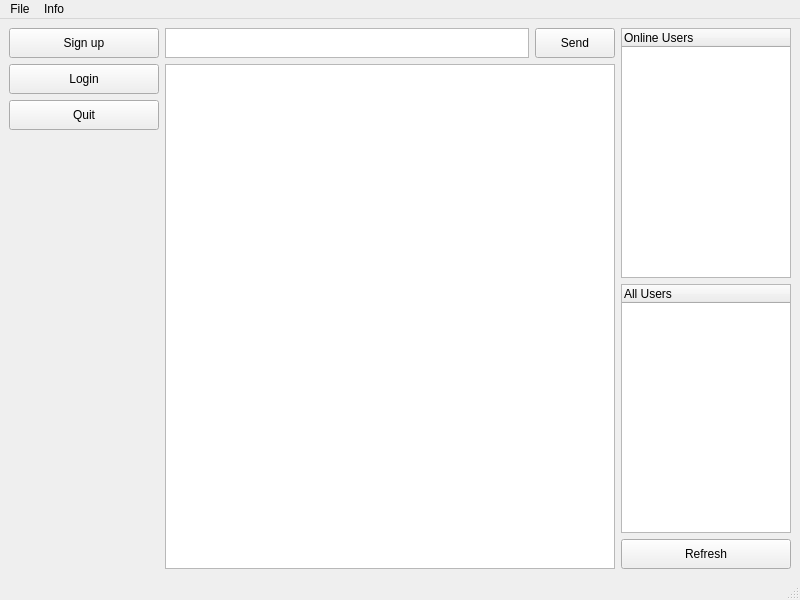
<?xml version="1.0" encoding="UTF-8"?>
<ui version="4.0">
 <class>MainWindow</class>
 <widget class="QMainWindow" name="MainWindow">
  <property name="geometry">
   <rect>
    <x>0</x>
    <y>0</y>
    <width>800</width>
    <height>600</height>
   </rect>
  </property>
  <property name="windowTitle">
   <string>MainWindow</string>
  </property>
  <widget class="QWidget" name="centralwidget">
   <layout class="QHBoxLayout" name="horizontalLayout">
    <item>
     <layout class="QVBoxLayout" name="verticalLayout">
      <item>
       <widget class="QPushButton" name="signButton">
        <property name="sizePolicy">
         <sizepolicy hsizetype="Minimum" vsizetype="Minimum">
          <horstretch>0</horstretch>
          <verstretch>0</verstretch>
         </sizepolicy>
        </property>
        <property name="minimumSize">
         <size>
          <width>150</width>
          <height>30</height>
         </size>
        </property>
        <property name="text">
         <string>Sign up</string>
        </property>
       </widget>
      </item>
      <item>
       <widget class="QPushButton" name="loginButton">
        <property name="sizePolicy">
         <sizepolicy hsizetype="Minimum" vsizetype="Minimum">
          <horstretch>0</horstretch>
          <verstretch>0</verstretch>
         </sizepolicy>
        </property>
        <property name="minimumSize">
         <size>
          <width>150</width>
          <height>30</height>
         </size>
        </property>
        <property name="text">
         <string>Login</string>
        </property>
       </widget>
      </item>
      <item>
       <widget class="QPushButton" name="quitButton">
        <property name="minimumSize">
         <size>
          <width>150</width>
          <height>30</height>
         </size>
        </property>
        <property name="text">
         <string>Quit</string>
        </property>
       </widget>
      </item>
      <item>
       <spacer name="verticalSpacer">
        <property name="orientation">
         <enum>Qt::Vertical</enum>
        </property>
        <property name="sizeHint" stdset="0">
         <size>
          <width>20</width>
          <height>40</height>
         </size>
        </property>
       </spacer>
      </item>
     </layout>
    </item>
    <item>
     <layout class="QVBoxLayout" name="verticalLayout_5">
      <item>
       <layout class="QHBoxLayout" name="horizontalLayout_2">
        <item>
         <widget class="QTextEdit" name="sendBar">
          <property name="sizePolicy">
           <sizepolicy hsizetype="Expanding" vsizetype="Fixed">
            <horstretch>0</horstretch>
            <verstretch>0</verstretch>
           </sizepolicy>
          </property>
          <property name="minimumSize">
           <size>
            <width>0</width>
            <height>30</height>
           </size>
          </property>
         </widget>
        </item>
        <item>
         <widget class="QPushButton" name="sendButton">
          <property name="sizePolicy">
           <sizepolicy hsizetype="Fixed" vsizetype="Maximum">
            <horstretch>0</horstretch>
            <verstretch>0</verstretch>
           </sizepolicy>
          </property>
          <property name="minimumSize">
           <size>
            <width>50</width>
            <height>30</height>
           </size>
          </property>
          <property name="text">
           <string>Send</string>
          </property>
         </widget>
        </item>
       </layout>
      </item>
      <item>
       <widget class="QTextEdit" name="messageBar">
        <property name="sizePolicy">
         <sizepolicy hsizetype="Maximum" vsizetype="Expanding">
          <horstretch>0</horstretch>
          <verstretch>0</verstretch>
         </sizepolicy>
        </property>
        <property name="minimumSize">
         <size>
          <width>450</width>
          <height>0</height>
         </size>
        </property>
        <property name="maximumSize">
         <size>
          <width>800</width>
          <height>16777215</height>
         </size>
        </property>
       </widget>
      </item>
     </layout>
    </item>
    <item>
     <layout class="QVBoxLayout" name="verticalLayout_9">
      <item>
       <widget class="QTreeWidget" name="onlineList">
        <property name="sizePolicy">
         <sizepolicy hsizetype="Maximum" vsizetype="Expanding">
          <horstretch>0</horstretch>
          <verstretch>0</verstretch>
         </sizepolicy>
        </property>
        <property name="minimumSize">
         <size>
          <width>100</width>
          <height>150</height>
         </size>
        </property>
        <column>
         <property name="text">
          <string>Online Users</string>
         </property>
        </column>
       </widget>
      </item>
      <item>
       <widget class="QTreeWidget" name="allList">
        <property name="sizePolicy">
         <sizepolicy hsizetype="Maximum" vsizetype="Expanding">
          <horstretch>0</horstretch>
          <verstretch>0</verstretch>
         </sizepolicy>
        </property>
        <property name="minimumSize">
         <size>
          <width>100</width>
          <height>0</height>
         </size>
        </property>
        <column>
         <property name="text">
          <string>All Users</string>
         </property>
        </column>
       </widget>
      </item>
      <item>
       <widget class="QPushButton" name="refreshButton">
        <property name="sizePolicy">
         <sizepolicy hsizetype="Minimum" vsizetype="Minimum">
          <horstretch>0</horstretch>
          <verstretch>0</verstretch>
         </sizepolicy>
        </property>
        <property name="minimumSize">
         <size>
          <width>0</width>
          <height>30</height>
         </size>
        </property>
        <property name="text">
         <string>Refresh</string>
        </property>
       </widget>
      </item>
     </layout>
    </item>
   </layout>
  </widget>
  <widget class="QMenuBar" name="menubar">
   <property name="geometry">
    <rect>
     <x>0</x>
     <y>0</y>
     <width>800</width>
     <height>20</height>
    </rect>
   </property>
   <widget class="QMenu" name="menuFile">
    <property name="title">
     <string>File</string>
    </property>
    <addaction name="actionSign_Up"/>
    <addaction name="actionLogin"/>
    <addaction name="actionQuit"/>
   </widget>
   <widget class="QMenu" name="menuInfo">
    <property name="title">
     <string>Info</string>
    </property>
    <addaction name="actionUser_info"/>
    <addaction name="actionAbout"/>
   </widget>
   <addaction name="menuFile"/>
   <addaction name="menuInfo"/>
  </widget>
  <widget class="QStatusBar" name="statusbar"/>
  <action name="actionUser_info">
   <property name="text">
    <string>User info</string>
   </property>
  </action>
  <action name="actionAbout">
   <property name="text">
    <string>About</string>
   </property>
  </action>
  <action name="actionSign_Up">
   <property name="text">
    <string>Sign Up</string>
   </property>
  </action>
  <action name="actionLogin">
   <property name="text">
    <string>Login</string>
   </property>
  </action>
  <action name="actionQuit">
   <property name="text">
    <string>Quit</string>
   </property>
  </action>
 </widget>
 <resources/>
 <connections/>
</ui>
